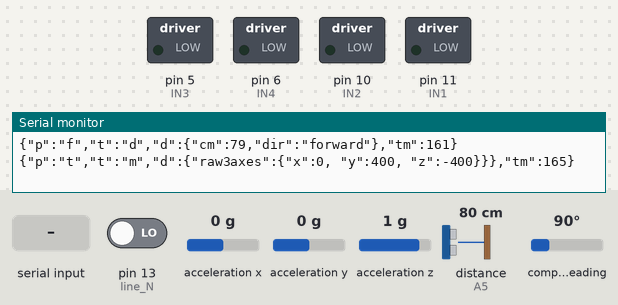
Recording of a sketch running on a simulated Arduino Uno, built with avr-gcc and run on an emulated ATmega328P. On the bench: switched loads named in the sketch (green lamp = pin HIGH), the last lines printed to the serial monitor. Wiring (inferred from the names in the program): HMC5883L compass at I2C address 0x1E; ADXL345 accelerometer at I2C address 0x53; MPU-6050 motion sensor at I2C address 0x68. The inputs (shaded band) are chosen by the test bench; at power-on: pin 13 (line_N) LOW, acceleration x 0 g, acceleration y 0 g, acceleration z 1 g, distance to the obstacle (sensor on A5) 80 cm, compass heading 90°. The echo pulse lasts 58.3 µs per cm; pins used as bus, display or sensor lines are not drawn.

Above: at 1.3 s.
1.4 s: "90,45\n" received over Serial
At 3.4 s:
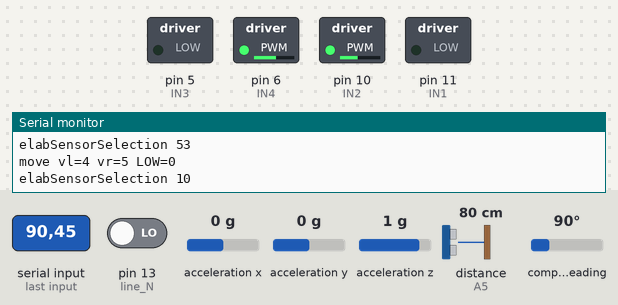
4.0 s: "a90\n" received over Serial
At 5.1 s:
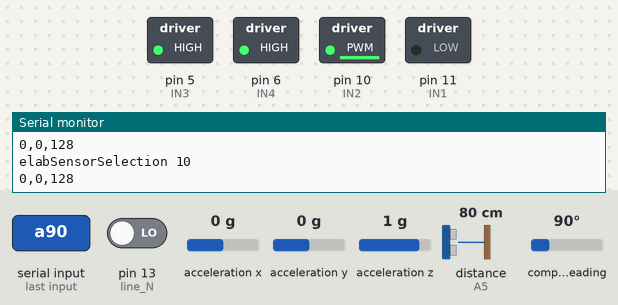
6.1 s: "30,150\n" received over Serial
At 8.0 s:
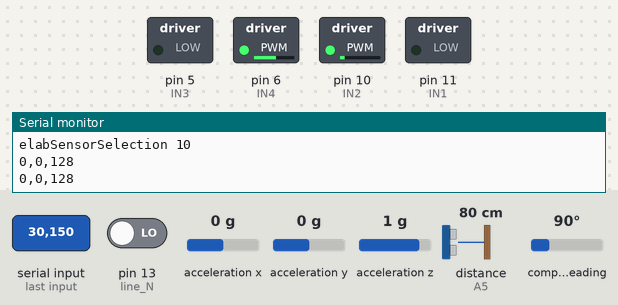
8.7 s: "45\n" received over Serial
At 9.9 s:
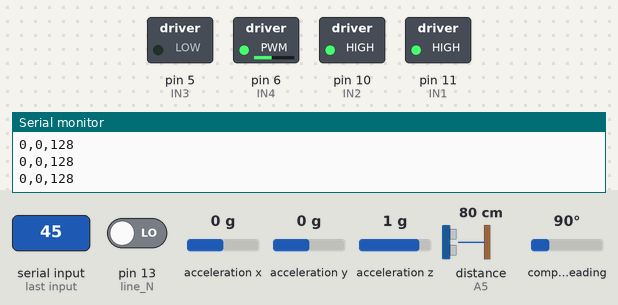
10.2 s: "0\n" received over Serial
At 10.7 s:
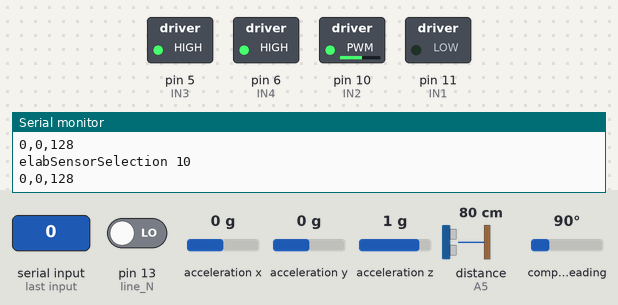
11.8 s: "200\n" received over Serial
At 12.6 s:
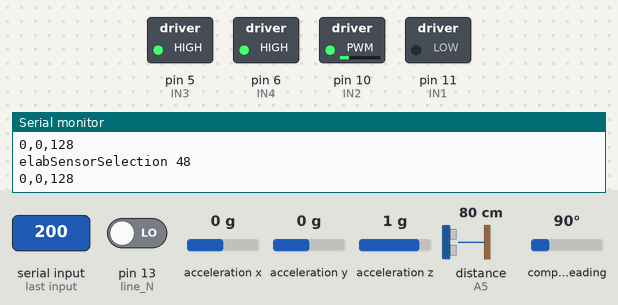
Timing chart, 0 to 14.6 s (numbered marks = the images above; inputs shaded):
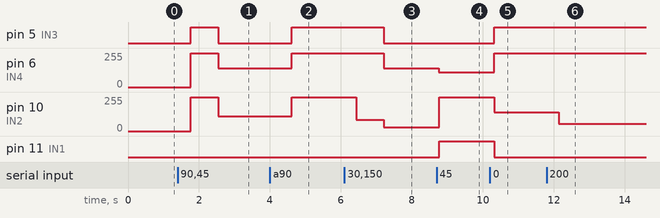

The sketch:

uniboArduinoBaseSupport.ino
```cpp
/*
 * ARDUINO MICRO
 * it.unibo.actor.robot/arduino
 */
#include "GY_85.h"
#include <ArduinoJson.h>
#include<Wire.h>        //For MPU8050 and GY85

#define usingGY85    true     //Arduino connected to GY85
#define using6050    false    //Arduino connected to MPU6050
#define jsonFormat   true
#define serialFormat false

boolean gyroscope    = false ;
boolean accelerom    = false ;
boolean temperature  = true ;
boolean compass     =  true ;
boolean sonar       =  true ;
boolean line        =  true ;

#define aceeleromData     0
#define gyroData          1
#define magnetomData      2
#define temperatureData   3

void explain(){
  Serial.println("------------------------------------------------------------");
  Serial.println("uniboArduinoBaseSupport in it.unibo.qactor.robot/arduino");
  Serial.println("By AN from the Sam's original version bbb");
  if( usingGY85 ) explainGy85();
  else explain6050();
  explainInput();
  Serial.println("------------------------------------------------------------");
}

void explainInput(){
  Serial.println("INPUT r: (reset) no sensor data");
  Serial.println("INPUT a: accelerometer data");
  Serial.println("INPUT g: gyroscope data");
  Serial.println("INPUT l: line data");
  Serial.println("INPUT m: compass data");
  Serial.println("INPUT s: sonar data");
  Serial.println("INPUT t: temperature data");
}
void setup()
{
  Serial.begin(9600);
  setupSensors();
  if( usingGY85 ) setupGY85() ;
  else setup6050();
}

/*
 * =================================================================================
 * JSON data
 * =================================================================================
 */
//SAM specification of Json sensor data :
//    "p":"f","t":"d","d":{"cm":10,"tm":1452263995862}
/*
 * DISTANCE position : f
 * MAGNETOMETER position : t
 * TEMPERATURE postion : t
 * LINE postion : b
 */
String buildJsonTempeature(int gt ){
    String ss = "{\"p\":\"t\",\"t\":\"t\",\"d\":{\"celsius\":";
    ss = ss + String(gt) ;
    ss = ss + "},\"tm\":" + millis() +"}";
     return ss;
}
String buildJsonDistance(int r, String dir ){
    String ss = "{\"p\":\"f\",\"t\":\"d\",\"d\":{\"cm\":";
    ss = ss + String(r) ;
    ss = ss + ",\"dir\":\"" ;
    ss = ss + dir + "\"" ;
    ss = ss + "},\"tm\":" + millis() +"}";
    //testJson(ss);
    return ss;
}
String buildJsonLine(int r ){
    String ss = "{\"p\":\"b\",\"t\":\"l\",\"d\":{\"detection\":";
    //ss = ss + String(r) ;
    if( r == 0 )  ss = ss + "\"lineDetected\"" ; else ss = ss + "\"lineLeft\"" ;
    ss = ss + "},\"tm\":" + millis() + "}";
    return ss;
}

String buildJsonMagnetometer(int x, int y, int z){
    String ss = "{\"p\":\"t\",\"t\":\"m\",\"d\":{\"raw3axes\":";
    ss = ss + "{\"x\":" + x + ", \"y\":" + y + ", \"z\":" + z+ "}" ;
    //ss = ss + "}}";
    ss = ss + "}},\"tm\":" + millis() + "}";
    return ss;
}
/*
 * =================================================================================
 * GY85
 * =================================================================================
 */
GY_85 GY85;     //create the object
int curcx, curcy, curcz;
float curtemper = 0;

void explainGy85(){
  Serial.println("Updated by AN from project GY85 on GITHUB");
  Serial.println("USE: GY_85.h (and GY_85.cpp)");
}
void setupGY85()
{
    Wire.begin();
    delay(10);
    Serial.begin(9600);
    delay(10);
    GY85.init();
    delay(10);
}

void getGY85AccelerometerData(){
    int ax = GY85.accelerometer_x( GY85.readFromAccelerometer() );
    int ay = GY85.accelerometer_y( GY85.readFromAccelerometer() );
    int az = GY85.accelerometer_z( GY85.readFromAccelerometer() );
    Serial.print  ( ax );
    Serial.print  ( "," );
    Serial.print  ( ay );
    Serial.print  ( "," );
    Serial.print  ( az );
    Serial.println("");

}

void getGY85GyroData(){
    float gx = GY85.gyro_x( GY85.readGyro() );
    float gy = GY85.gyro_y( GY85.readGyro() );
    float gz = GY85.gyro_z( GY85.readGyro() );
    Serial.print  ( gx );
    Serial.print  ( "," );
    Serial.print  ( gy );
    Serial.print  ( "," );
    Serial.print  ( gz );
    Serial.print  ( "," );
    Serial.println("");
 }

void getGY85TemperatureData(boolean json){
    float gt = GY85.temp( GY85.readGyro() );
    if( json) {
      //Serial.println(" curtemper "+ String(curtemper) + " gt=" + String(gt) );
      if( abs( curtemper - gt ) > 0.1 ){
         String ss = buildJsonTempeature(gt);
         Serial.println(ss);
         curtemper = gt;
     }
    }else{
      Serial.print( gt );
      Serial.print  (",");
      Serial.print  ( 0 );
      Serial.print  (",");
      Serial.print  ( 0 );
      Serial.println("");
   }
}

void getGY85CompassData(boolean json){
    int cx = GY85.compass_x( GY85.readFromCompass() );
    int cy = GY85.compass_y( GY85.readFromCompass() );
    int cz = GY85.compass_z( GY85.readFromCompass() );

    if( json) {
      /*
      Serial.print  ( curcx );
      Serial.print  ( "," );
      Serial.print  ( curcy );
      Serial.print  (",");
      Serial.print  ( curcz );
      Serial.println("");
      */
     if( abs( cx - curcx ) > 10 || abs( cy - curcy ) > 10 || abs( cz - curcz ) > 10 ){
        String ss = buildJsonMagnetometer(cx,cy,cz);
        Serial.println(ss);
        curcx = cx;
        curcy = cy;
        curcz = cz;
      }
    }else{
      Serial.print  ( cx );
      Serial.print  ( "," );
      Serial.print  ( cy );
      Serial.print  (",");
      Serial.print  ( cz );
      Serial.println("");
    }
}


void jobGY85() {
  //Serial.println("accelerom="+String(accelerom)+ " compass=" + String(compass));
  if( accelerom )         getGY85AccelerometerData();
  else if( gyroscope )    getGY85GyroData();
  else if( compass )      getGY85CompassData(jsonFormat);
  else if( temperature )  getGY85TemperatureData(jsonFormat);
  /*
  else{
   getGY85AccelerometerData();
   getGY85GyroData();
   getGY85CompassData(serialFormat);
   getGY85TemperatureData(serialFormat);
  }
  */
}


/*
 * =================================================================================
 * MPU6050
 * =================================================================================
 */
const int MPU_addr=0x68;  // I2C address of the MPU-6050
int16_t AcX,AcY,AcZ,Tmp,GyX,GyY,GyZ;

float sclaleAccel  = 16384.0;
float sclaleGyro   = 131.0;
float aX,aY,aZ,aTmp,agX,agY,agZ;

void explain6050(){
  Serial.println("Writes data in CSV format Starlino/SerialChart");
  Serial.println("that requires ports named COMx with x=0-9 ");
}
void setup6050(){
  Wire.begin();
  Wire.beginTransmission(MPU_addr);
  Wire.write(0x6B);  // PWR_MGMT_1 register
  Wire.write(0);     // set to zero (wakes up the MPU-6050)
  Wire.endTransmission(true);
  Serial.begin(9600);
}
void initWire(){
  Wire.beginTransmission(MPU_addr);
  Wire.write(0x3B);  // starting with register 0x3B (ACCEL_XOUT_H)
  Wire.endTransmission(false);
  Wire.requestFrom(MPU_addr,14,true);  // request a total of 14 registers

}

void readRawData(){
  AcX=Wire.read()<<8|Wire.read();  // 0x3B (ACCEL_XOUT_H) & 0x3C (ACCEL_XOUT_L)
  AcY=Wire.read()<<8|Wire.read();  // 0x3D (ACCEL_YOUT_H) & 0x3E (ACCEL_YOUT_L)
  AcZ=Wire.read()<<8|Wire.read();  // 0x3F (ACCEL_ZOUT_H) & 0x40 (ACCEL_ZOUT_L)
  Tmp=Wire.read()<<8|Wire.read();  // 0x41 (TEMP_OUT_H) & 0x42 (TEMP_OUT_L)
  GyX=Wire.read()<<8|Wire.read();  // 0x43 (GYRO_XOUT_H) & 0x44 (GYRO_XOUT_L)
  GyY=Wire.read()<<8|Wire.read();  // 0x45 (GYRO_YOUT_H) & 0x46 (GYRO_YOUT_L)
  GyZ=Wire.read()<<8|Wire.read();  // 0x47 (GYRO_ZOUT_H) & 0x48 (GYRO_ZOUT_L)
}

void getGyroDataForSerialchart(){

  agX = GyX / sclaleGyro;
  agY = GyY / sclaleGyro;
  agZ = GyZ / sclaleGyro;

  Serial.print(agX);
  Serial.print(",");
  Serial.print(agY);
  Serial.print(",");
  Serial.print(agZ);
  Serial.println("");

}

void getAccelerometerDataForSerialchart(){
  aX = AcX / sclaleAccel;
  aY = AcY / sclaleAccel;
  aZ = AcZ / sclaleAccel;

  Serial.print(aX);
  Serial.print(",");
  Serial.print(aY);
  Serial.print(",");
  Serial.print(aZ);
  Serial.println("");
}

void job6050(){
  initWire();  //in setup has no effect
  readRawData();
  if( gyroscope )       getGyroDataForSerialchart();
  else if( accelerom )  getAccelerometerDataForSerialchart();
  //delay(133);
}
/*
Scaling factors for accelerometer values :
Acceleration Limit  |   Sensitivity
----------------------------------------
2g                  |    16,384
4g                  |    8,192
8g                  |    4,096
16g                 |    2,048

Scaling factors for gyro values :
Angular Velocity Limit  |   Sensitivity
----------------------------------------
250º/s                  |    131
500º/s                  |    65.5
1000º/s                 |    32.8
2000º/s                 |    16.4

 */


/*
 * =================================================================================
 * SENSORS
 * =================================================================================
 */
#define CLOSE 20
#define MEDIUM 40
#define FAR 60

  int inbyte;
  int count = 0;
  int min = 0;
  int vl = 0;
  int vr = 0;

  int IN1 = 11;
  int IN2 = 10;
  int IN3 = 5;
  int IN4 = 6;

  //ultrasonic
  //forward
  int us_NORTH_echo = A5;
  int us_NORTH_trig = A4;
  int current_NORTH = FAR;

  //line
  int line_N = SCK;
  int line_N_detect = 0;

void move(int lw, int rw);
int read_hcsr04(int vcc, int trig, int current,String dir);

void setupSensors(){
  pinMode(IN1, OUTPUT);
  pinMode(IN2, OUTPUT);
  pinMode(IN3, OUTPUT);
  pinMode(IN4, OUTPUT);

  pinMode(us_NORTH_trig, OUTPUT);
  pinMode(us_NORTH_echo, INPUT);

  pinMode(line_N, INPUT);
}

void readSonar(){
   current_NORTH = read_hcsr04(us_NORTH_trig,us_NORTH_echo,current_NORTH,"forward");
}

int read_hcsr04(int trig, int echo, int current, String dir){
  int r=1;
  digitalWrite( trig, LOW );
  digitalWrite( trig, HIGH );
  delayMicroseconds( 10 );
  digitalWrite( trig, LOW );
  long duration = pulseIn( echo, HIGH );
  //Serial.println("read_hcsr04 " + String(duration) );
  if( duration > 28000 ) {
    r = -1;
  }else {
    r = 0.017 * duration;
  }
  //Serial.println("read_hcsr04 " + String( abs(current - r)) );
  //testJson( json  );              //by AN

  //if(r > 1 && abs(current - r) > r/3){  //by SAM:generates info only if some movement is detected
  if(r > 4 && r < 150  && abs(current - r) > 0.5 ) {
    //Serial.println("us " + dir + " " + String(r));  //old SAM
    String ss = buildJsonDistance( r,dir );
    Serial.println( ss );
    current = r;
  }

  return current;
}

void readLine(){
  if(digitalRead(line_N) != line_N_detect){
    line_N_detect = digitalRead(line_N);
    String ss = buildJsonLine( line_N_detect );
    //Serial.println("l n " + String(line_N_detect));
    Serial.println(ss);
  }
}

/*
 * =================================================================================
 * MOTORS
 * =================================================================================
 */
void move(int vl, int vr){
  Serial.println("move vl=" + String(vl) + " vr=" + String(vr) + " LOW=" + LOW );
  if(vl >= 0){
    digitalWrite(IN1 , LOW);
  }else{
    //vl=-vl;
    digitalWrite(IN1 , HIGH);
  }
  analogWrite(IN2, vl*28);

  if(vr >= 0){
    digitalWrite(IN3 , LOW);
  }else{
   // vr=-vr;
    digitalWrite(IN3 , HIGH);
  }
  analogWrite(IN4, vr*28);
  if(vr==0){
    digitalWrite(IN3, HIGH);
    digitalWrite(IN4, HIGH);
  }
    if(vl==0){
    digitalWrite(IN1, HIGH);
    digitalWrite(IN2, HIGH);
  }
}

/*
 * =================================================================================
 * INPUT
 * =================================================================================
 */
 /*
  Input: '-'? 'digit'
    |
      'a' | 'g' | 'm' | 't' | 's' | 'l' | 'r'

  */
void elabSensorSelection(int inbyte){
  Serial.println("elabSensorSelection " + String(inbyte) );
  if( inbyte == 'r' ){  //reset
    accelerom   = false;
    gyroscope   = false;
    line        = false;
    sonar       = false;
    temperature = false;
    compass     = false;
  }
  else if( inbyte =='a' ) accelerom = true;
  else if( inbyte =='g' ) gyroscope = true;
  else if( inbyte =='l' ) line = true;
  else if( inbyte =='m' ) compass = true;
  else if( inbyte =='s' ) sonar = true;
  else if( inbyte =='t' ) temperature = true;
}

void elabMotorCmd(int inbyte){
       if(inbyte == 45){       //45 is -
        min = 1;
      }else{
        if( inbyte < '0' || inbyte > '9' ) return;
        count = count + 1;
        if(count == 1){
          vl = inbyte - 48;   //48 is 0
          if(min == 1){
            vl = - vl;
            min =0;
          }
        }
        if(count == 2){
          vr = inbyte - 48;
          if(min == 1){
            vr = -vr;
            min =0;
          }
           move(vl,vr);
          count =0;
        }
      }
}
void elabInput() {
  inbyte = Serial.read();
  //Serial.println(inbyte);
    if (inbyte > 0){
     elabSensorSelection(inbyte);
     elabMotorCmd(inbyte);
    }
}
/*
 * =================================================================================
 * MAIN
 * =================================================================================
 */
void loop()
{
  // explain();
   elabInput();
   if( sonar )          readSonar();
   if( line )           readLine();
   if( usingGY85 )      jobGY85();
   else if( using6050 ) job6050();
   //delay(200); //sends 5 info/sec
   delay(250);             // only read every 0,5 seconds, 10ms for 100Hz, 20ms for 50Hz
}

/*
 * ====================================================================
 * Added by AN to test the Json library
 * ====================================================================
 */
void testJson(  String ss ){
//char json[] = "{\"sensor\":\"gps\",\"time\":1351824120,\"data\":[48.756080,2.302038]}";
// Step 1: Reserve memory space
StaticJsonBuffer<200> jsonBuffer;
// Step 2: Deserialize the JSON string
JsonObject& root = jsonBuffer.parseObject(ss);
if (!root.success())
{
  Serial.println("parseObject() failed");
  return;
}
// Step 3: Retrieve the values
Serial.println("Retrieve the values");
/*
const char* sensor    = root["sensor"];
long        time      = root["time"];
double      latitude  = root["data"][0];
double      longitude = root["data"][1];
*/
String        p      = root["p"];
Serial.println("p= " + p );
String dist      = root["d"];
JsonObject& distance = jsonBuffer.parseObject(dist);
int cm = distance["cm"];
Serial.println("cm= " + String(cm) );
  }
```

GY_85.h
```cpp
#include "Arduino.h"
#include <Wire.h>

#ifndef GY_85_h
#define GY_85_h

//----------addresses----------//
#define ADXL345 (0x53)         // Device address as specified in data sheet //ADXL345 accelerometer
#define DATAX0  (0x32)         //X-Axis Data 0
//#define DATAX1 0x33          //X-Axis Data 1
//#define DATAY0 0x34          //Y-Axis Data 0
//#define DATAY1 0x35          //Y-Axis Data 1
//#define DATAZ0 0x36          //Z-Axis Data 0
//#define DATAZ1 0x37          //Z-Axis Data 1
#define HMC5883 (0x1E)         //gyro
#define ITG3200 (0x68)         //compass


class GY_85
{

private:
    void GyroCalibrate();
    void SetGyro();
    void SetCompass();
    void SetAccelerometer();

public:
    void   init();
    int*   readFromAccelerometer();
    int*   readFromCompass();
    float* readGyro();

    //callback functions
    inline int accelerometer_x( int* a ){ return *(   a ); }
    inline int accelerometer_y( int* a ){ return *( 1+a ); }
    inline int accelerometer_z( int* a ){ return *( 2+a ); }

    //-----------------------------------

    inline int compass_x( int* a ){ return *(   a ); }
    inline int compass_y( int* a ){ return *( 1+a ); }
    inline int compass_z( int* a ){ return *( 2+a ); }

    //-----------------------------------

    inline float gyro_x( float* a ){ return *(   a ) / 14.375; }
    inline float gyro_y( float* a ){ return *( 1+a ) / 14.375; }
    inline float gyro_z( float* a ){ return *( 2+a ) / 14.375; }
    inline float temp  ( float* a ){ return  35+( *( 3+a )+13200 ) / 280; }
};

#endif
```

Source omitted: GY_85.cpp (4734 bytes)

Measured:
- after the input at 1.4 s, pin 5 (IN3): LOW → HIGH after 0.37 s, → LOW 0.78 s later; pin 6 (IN4): 0/255 → 255/255 after 0.37 s, → 140/255 0.78 s later; pin 10 (IN2): 0/255 → 252/255 after 0.37 s, → 112/255 0.78 s later
- after the input at 4.0 s, pin 5 (IN3): LOW → HIGH after 0.62 s; pin 6 (IN4): 140/255 → 255/255 after 0.62 s; pin 10 (IN2): 112/255 → 252/255 after 0.62 s
- after the input at 6.1 s, pin 5 (IN3): HIGH → LOW after 1.1 s; pin 6 (IN4): 255/255 → 140/255 after 1.1 s; pin 10 (IN2): 252/255 → 84/255 after 0.33 s, → 28/255 0.78 s later
- after the input at 8.7 s, pin 6 (IN4): 140/255 → 112/255 after 0.07 s; pin 10 (IN2): 28/255 → 255/255 after 0.07 s; pin 11 (IN1): LOW → HIGH after 0.07 s
- after the input at 10.2 s, pin 5 (IN3): LOW → HIGH after 0.12 s; pin 6 (IN4): 112/255 → 255/255 after 0.12 s; pin 10 (IN2): 255/255 → 140/255 after 0.12 s; pin 11 (IN1): HIGH → LOW after 0.12 s
- after the input at 11.8 s, pin 10 (IN2): 140/255 → 56/255 after 0.33 s
